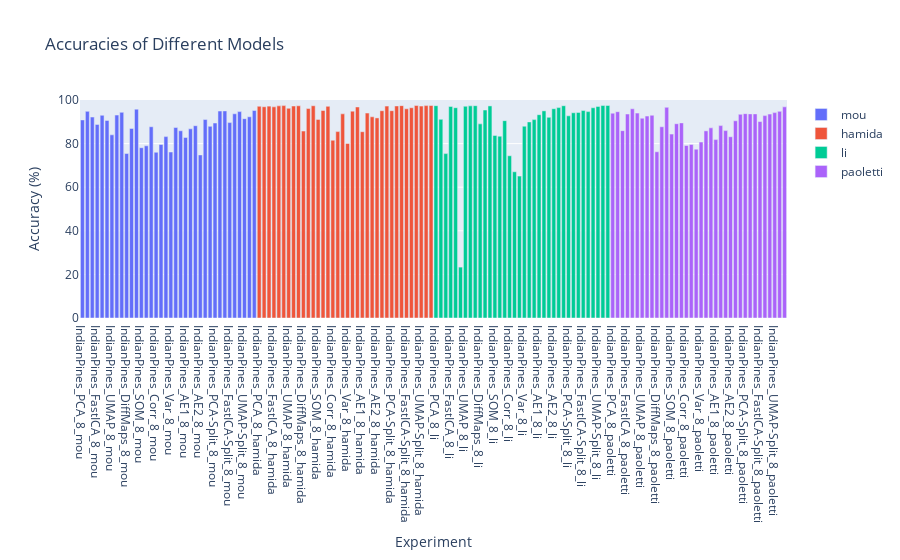

The notebook cell this image was saved under:
### Code cell
# ds = 'Salinas'
n_comps = 30

plot_acc_by_model(df_results[(df_results['Dataset'] == ds) ])
                # & (df_results['N Components'] == n_comps)])

### Figure 1 — Plotly figure (JSON) as saved in the notebook; plotly's stock layout.template omitted (floating-point values rounded to 4 significant figures)
{"data": [{"marker": {"color": "#636EFA"}, "name": "mou", "type": "bar", "x": ["IndianPines_PCA_8_mou", "IndianPines_PCA_15_mou", "IndianPines_PCA_30_mou", "IndianPines_FastICA_8_mou", "IndianPines_FastICA_15_mou", "IndianPines_FastICA_30_mou", "IndianPines_UMAP_8_mou", "IndianPines_UMAP_15_mou", "IndianPines_UMAP_30_mou", "IndianPines_DiffMaps_8_mou", "IndianPines_DiffMaps_15_mou", "IndianPines_DiffMaps_30_mou", "IndianPines_SOM_8_mou", "IndianPines_SOM_15_mou", "IndianPines_SOM_30_mou", "IndianPines_Corr_8_mou", "IndianPines_Corr_15_mou", "IndianPines_Corr_30_mou", "IndianPines_Var_8_mou", "IndianPines_Var_15_mou", "IndianPines_Var_30_mou", "IndianPines_AE1_8_mou", "IndianPines_AE1_15_mou", "IndianPines_AE1_30_mou", "IndianPines_AE2_8_mou", "IndianPines_AE2_15_mou", "IndianPines_AE2_30_mou", "IndianPines_PCA-Split_8_mou", "IndianPines_PCA-Split_15_mou", "IndianPines_PCA-Split_30_mou", "IndianPines_FastICA-Split_8_mou", "IndianPines_FastICA-Split_15_mou", "IndianPines_FastICA-Split_30_mou", "IndianPines_UMAP-Split_8_mou", "IndianPines_UMAP-Split_15_mou", "IndianPines_UMAP-Split_30_mou"], "y": [90.86, 94.79, 92.18, 88.8, 92.98, 90.61, 84.02, 93.09, 94.35, 75.45, 86.95, 95.8, 78.11, 78.99, 87.73, 76.02, 79.58, 83.2, 76.14, 87.38, 85.88, 82.83, 86.77, 88.22, 74.8, 91.04, 87.91, 89.45, 94.93, 94.99, 89.64, 93.67, 94.67, 91.44, 92.3, 95.17]}, {"marker": {"color": "#EF553B"}, "name": "hamida", "type": "bar", "x": ["IndianPines_PCA_8_hamida", "IndianPines_PCA_15_hamida", "IndianPines_PCA_30_hamida", "IndianPines_FastICA_8_hamida", "IndianPines_FastICA_15_hamida", "IndianPines_FastICA_30_hamida", "IndianPines_UMAP_8_hamida", "IndianPines_UMAP_15_hamida", "IndianPines_UMAP_30_hamida", "IndianPines_DiffMaps_8_hamida", "IndianPines_DiffMaps_15_hamida", "IndianPines_DiffMaps_30_hamida", "IndianPines_SOM_8_hamida", "IndianPines_SOM_15_hamida", "IndianPines_SOM_30_hamida", "IndianPines_Corr_8_hamida", "IndianPines_Corr_15_hamida", "IndianPines_Corr_30_hamida", "IndianPines_Var_8_hamida", "IndianPines_Var_15_hamida", "IndianPines_Var_30_hamida", "IndianPines_AE1_8_hamida", "IndianPines_AE1_15_hamida", "IndianPines_AE1_30_hamida", "IndianPines_AE2_8_hamida", "IndianPines_AE2_15_hamida", "IndianPines_AE2_30_hamida", "IndianPines_PCA-Split_8_hamida", "IndianPines_PCA-Split_15_hamida", "IndianPines_PCA-Split_30_hamida", "IndianPines_FastICA-Split_8_hamida", "IndianPines_FastICA-Split_15_hamida", "IndianPines_FastICA-Split_30_hamida", "IndianPines_UMAP-Split_8_hamida", "IndianPines_UMAP-Split_15_hamida", "IndianPines_UMAP-Split_30_hamida"], "y": [97.12, 96.91, 97.19, 96.86, 97.31, 97.42, 96.19, 97.25, 97.34, 85.75, 96.08, 97.36, 91.11, 95.17, 97.09, 81.54, 85.5, 93.65, 80.08, 94.89, 96.81, 85.45, 94.01, 92.29, 91.78, 95.08, 97.2, 95.09, 97.28, 97.41, 95.96, 96.45, 97.46, 97.21, 97.42, 97.47]}, {"marker": {"color": "#00CC96"}, "name": "li", "type": "bar", "x": ["IndianPines_PCA_8_li", "IndianPines_PCA_15_li", "IndianPines_PCA_30_li", "IndianPines_FastICA_8_li", "IndianPines_FastICA_15_li", "IndianPines_FastICA_30_li", "IndianPines_UMAP_8_li", "IndianPines_UMAP_15_li", "IndianPines_UMAP_30_li", "IndianPines_DiffMaps_8_li", "IndianPines_DiffMaps_15_li", "IndianPines_DiffMaps_30_li", "IndianPines_SOM_8_li", "IndianPines_SOM_15_li", "IndianPines_SOM_30_li", "IndianPines_Corr_8_li", "IndianPines_Corr_15_li", "IndianPines_Corr_30_li", "IndianPines_Var_8_li", "IndianPines_Var_15_li", "IndianPines_Var_30_li", "IndianPines_AE1_8_li", "IndianPines_AE1_15_li", "IndianPines_AE1_30_li", "IndianPines_AE2_8_li", "IndianPines_AE2_15_li", "IndianPines_AE2_30_li", "IndianPines_PCA-Split_8_li", "IndianPines_PCA-Split_15_li", "IndianPines_PCA-Split_30_li", "IndianPines_FastICA-Split_8_li", "IndianPines_FastICA-Split_15_li", "IndianPines_FastICA-Split_30_li", "IndianPines_UMAP-Split_8_li", "IndianPines_UMAP-Split_15_li", "IndianPines_UMAP-Split_30_li"], "y": [97.39, 91.13, 75.41, 97.06, 96.47, 23.35, 97.13, 97.31, 97.39, 89.05, 95.4, 97.29, 83.73, 83.39, 90.53, 74.41, 67.07, 65.08, 87.98, 89.95, 91.0, 93.25, 95.01, 92.04, 96.0, 96.52, 97.37, 92.74, 94.15, 94.32, 95.16, 94.67, 96.44, 97.03, 97.45, 97.48]}, {"marker": {"color": "#AB63FA"}, "name": "paoletti", "type": "bar", "x": ["IndianPines_PCA_8_paoletti", "IndianPines_PCA_15_paoletti", "IndianPines_PCA_30_paoletti", "IndianPines_FastICA_8_paoletti", "IndianPines_FastICA_15_paoletti", "IndianPines_FastICA_30_paoletti", "IndianPines_UMAP_8_paoletti", "IndianPines_UMAP_15_paoletti", "IndianPines_UMAP_30_paoletti", "IndianPines_DiffMaps_8_paoletti", "IndianPines_DiffMaps_15_paoletti", "IndianPines_DiffMaps_30_paoletti", "IndianPines_SOM_8_paoletti", "IndianPines_SOM_15_paoletti", "IndianPines_SOM_30_paoletti", "IndianPines_Corr_8_paoletti", "IndianPines_Corr_15_paoletti", "IndianPines_Corr_30_paoletti", "IndianPines_Var_8_paoletti", "IndianPines_Var_15_paoletti", "IndianPines_Var_30_paoletti", "IndianPines_AE1_8_paoletti", "IndianPines_AE1_15_paoletti", "IndianPines_AE1_30_paoletti", "IndianPines_AE2_8_paoletti", "IndianPines_AE2_15_paoletti", "IndianPines_AE2_30_paoletti", "IndianPines_PCA-Split_8_paoletti", "IndianPines_PCA-Split_15_paoletti", "IndianPines_PCA-Split_30_paoletti", "IndianPines_FastICA-Split_8_paoletti", "IndianPines_FastICA-Split_15_paoletti", "IndianPines_FastICA-Split_30_paoletti", "IndianPines_UMAP-Split_8_paoletti", "IndianPines_UMAP-Split_15_paoletti", "IndianPines_UMAP-Split_30_paoletti"], "y": [93.96, 94.63, 85.93, 93.58, 95.96, 93.99, 91.65, 92.63, 93.0, 76.25, 87.72, 96.64, 84.36, 89.12, 89.5, 79.13, 79.6, 77.46, 80.72, 85.85, 87.22, 81.83, 88.25, 85.95, 83.14, 90.46, 93.44, 93.73, 93.64, 93.64, 90.11, 92.83, 93.54, 94.21, 94.8, 96.87]}], "layout": {"barmode": "group", "showlegend": true, "title": {"text": "Accuracies of Different Models"}, "xaxis": {"title": {"text": "Experiment"}}, "yaxis": {"range": [0, 100], "title": {"text": "Accuracy (%)"}}}}
